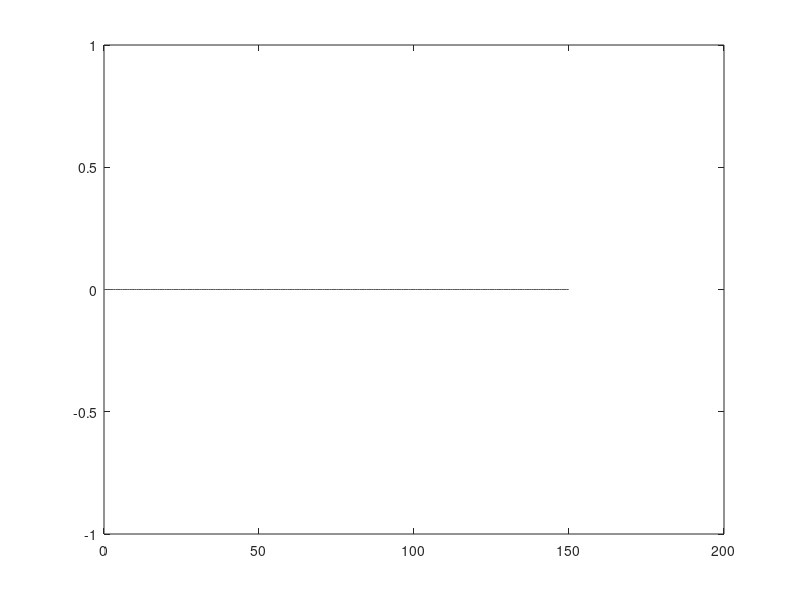

Write MATLAB code to recreate this figure. (Note: this script raises an error after producing the figure.)
% This code implements a one-dimensional scalar wave equation following the
% finite-difference time domain (FDTD) method of Taflove and Hagness

% Physical constants and user-defined values
mu_0 = pi*4e-7; %permeability of free space in H/m
eps_0 = 8.854e-12; %permittivity of free space in F/m
eps_r = 10; %relative permittivity of the material
c = 1/sqrt(mu_0*eps_0); %speed of light in free space in m/s
f = 20e6; %frequency of the input wave in Hz
lambda = c/f; %free space wavelength in m

% Set up the space and time dimensions
deltax = lambda/20; %user-defined spatial step in m
xmax = 10*lambda; %max value of distance (x) in the simulation space
x = 0:deltax:xmax; %all values of distance (x) in the simulation space
tmax = 15*lambda/c; %simulation stops after time t=tmax (in seconds)
S = 0.5; %user-defined Courant stability factor
deltat = S*deltax/c; %time step in seconds
t=0; %start time in seconds

% Put dielectric material into the simulation space
eps = ones(length(x),1).*eps_0; %initialize permittivity everywhere
s1 = round(length(x)/2); %location index of the material boundary
eps(s1:end) = eps(s1:end)*eps_r; %add dielectric material past boundary

% Initialize electric field
E = zeros(length(x),3); %E=0 everywhere and for all previous time

% Set locations for the virtual electric field probes
x0 = 1; %index of field probe E0
x1 = round(s1 + 2*lambda/deltax/sqrt(eps_r)); %index of field probe E1
t1 = 8*lambda/c; %time of the snapshot in seconds

%create a blank figure for the FDTD animation
h=figure;

E0 = zeros(round(tmax/deltat)+1, 1);% array to store values in air
E1 = zeros(round(tmax/deltat)+1, 1);% array store efield values in material


% Begin the FDTD update loop
while t<tmax %update until the max time value is reached
    %implement the 1-D scalar update equation
    %FDTD equation
    % this should be an approximated spatial derivative
    E(2:end-1,3) = 2*E(2:end-1,2) - E(2:end-1,1) + (deltat^2 ./ (eps(2:end-1)*mu_0)) .* (E(3:end,2) - 2*E(2:end-1,2) + E(1:end-2,2)) / deltax^2;
    %E-field of the incoming wave (turns off after 5 cycles)
    if t<=5/f
        E(1,3) = sin(2*pi*f*t);
    elseif t>5/f
        E(1,3) = 0;
    end
    
        % Debug: print max field value occasionally
    %if mod(round(t/deltat), 100) == 0
    %    fprintf('Time: %.2f us, Max E-field: %.6f\n', t*1e6, max(abs(E(:,3))));
    %end

    %update the plot animation every 5 steps
    if mod(round(t/deltat),5)==0
        figure(h)
        plot(x,E(:,3))
        xline(x(s1))
        ylim([-3 3])
        title([sprintf('t=%f',t*1e6) '\mus'])
        drawnow
    end
    
    %take a snapshot at the user-specified time t=t1
    if (t>t1-deltat)&&(t<t1+deltat)
        figure
        plot(x,E(:,3))
        xline(x(s1))
        ylim([-3 3])
        title([sprintf('t=%f',t*1e6) '\mus'])
    end
    
    %store values for the virtual field probes
    E0(round(t/deltat) + 1) = E(x0,3);
    E1(round(t/deltat) + 1) = E(x1,3);
    
    %move forward one time step
    t = t+deltat;
    E(:,1) = E(:,2);
    E(:,2) = E(:,3);
end

%add code here to produce figures after simulation ends

%calculations
n1 = 1
n2 = sqrt(eps_r)
tau_analytic = 2*n1/(n1+n2)
gamma_analytic = lambda/sqrt(eps_r)
up_analytic = c/sqrt(eps_r)
